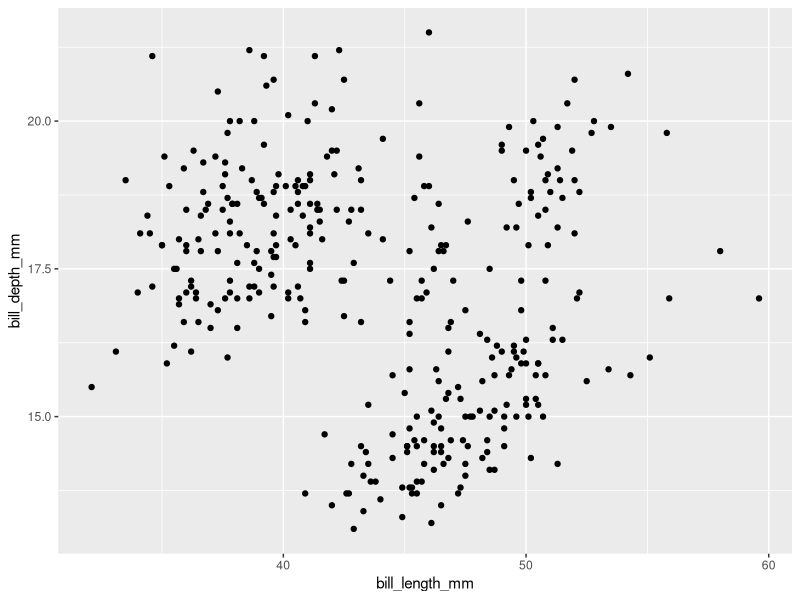
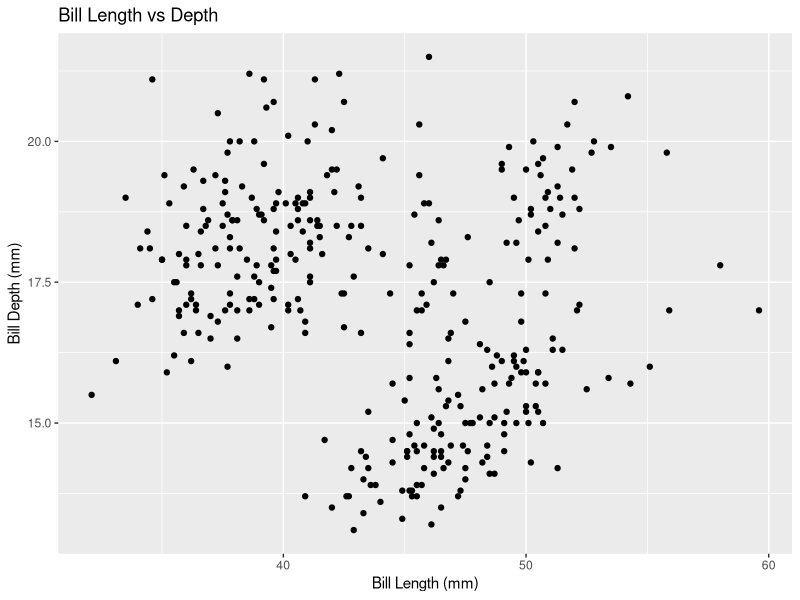

These figures' R source, in order:

            library(ggplot2)
            library(palmerpenguins)
            built_answer <- tryCatch(
                {
                    set.seed(42)
                    ggplot(penguins, aes(x = bill_length_mm, y = bill_depth_mm)) + geom_point()
                    suppressWarnings(
                        if (!file.exists("/sandbox/figures/bill-length_bill-depth_scatter_answer.png")) {
                            ggsave(
                                width = 3,
                                height = 3,
                                "/sandbox/figures/bill-length_bill-depth_scatter_answer.png"
                            )
                        }
                    )
                    suppressWarnings(
                        ggplot_build(last_plot())
                    )
                },
                error = function(e) {
                    'ERROR'
                }
            )
            built_submission <- tryCatch(
                {
                    set.seed(42)
                    ggplot(penguins, aes(x = bill_length_mm, y = bill_depth_mm)) +
  geom_point() +
  labs(title = "Bill Length vs Depth", x = "Bill Length (mm)", y = "Bill Depth (mm)")
                    suppressWarnings(
                        ggsave(
                            width = 3,
                            height = 3,
                            "figures/bill-length_bill-depth_scatter_submission_llama.png"
                        )
                    )
                    suppressWarnings(
                        ggplot_build(last_plot())
                    )
                },
                error = function(e) {
                    'ERROR'
                }
            )
            cat(isTRUE(all.equal(built_answer, built_submission)))
        
